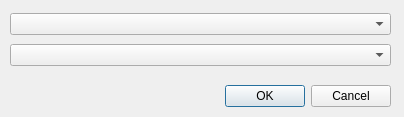
<?xml version="1.0" encoding="UTF-8"?>
<ui version="4.0">
 <class>Dialog</class>
 <widget class="QDialog" name="Dialog">
  <property name="windowModality">
   <enum>Qt::ApplicationModal</enum>
  </property>
  <property name="geometry">
   <rect>
    <x>0</x>
    <y>0</y>
    <width>404</width>
    <height>117</height>
   </rect>
  </property>
  <property name="windowTitle">
   <string>Swap Entries</string>
  </property>
  <property name="autoFillBackground">
   <bool>false</bool>
  </property>
  <property name="modal">
   <bool>true</bool>
  </property>
  <widget class="QDialogButtonBox" name="buttonBox">
   <property name="geometry">
    <rect>
     <x>50</x>
     <y>80</y>
     <width>341</width>
     <height>32</height>
    </rect>
   </property>
   <property name="orientation">
    <enum>Qt::Horizontal</enum>
   </property>
   <property name="standardButtons">
    <set>QDialogButtonBox::Cancel|QDialogButtonBox::Ok</set>
   </property>
  </widget>
  <widget class="QWidget" name="verticalLayoutWidget">
   <property name="geometry">
    <rect>
     <x>10</x>
     <y>10</y>
     <width>381</width>
     <height>61</height>
    </rect>
   </property>
   <layout class="QVBoxLayout" name="verticalLayout">
    <item>
     <widget class="QComboBox" name="selectBox1"/>
    </item>
    <item>
     <widget class="QComboBox" name="selectBox2"/>
    </item>
   </layout>
  </widget>
 </widget>
 <resources/>
 <connections>
  <connection>
   <sender>buttonBox</sender>
   <signal>accepted()</signal>
   <receiver>Dialog</receiver>
   <slot>accept()</slot>
   <hints>
    <hint type="sourcelabel">
     <x>248</x>
     <y>254</y>
    </hint>
    <hint type="destinationlabel">
     <x>157</x>
     <y>274</y>
    </hint>
   </hints>
  </connection>
  <connection>
   <sender>buttonBox</sender>
   <signal>rejected()</signal>
   <receiver>Dialog</receiver>
   <slot>reject()</slot>
   <hints>
    <hint type="sourcelabel">
     <x>316</x>
     <y>260</y>
    </hint>
    <hint type="destinationlabel">
     <x>286</x>
     <y>274</y>
    </hint>
   </hints>
  </connection>
 </connections>
</ui>
